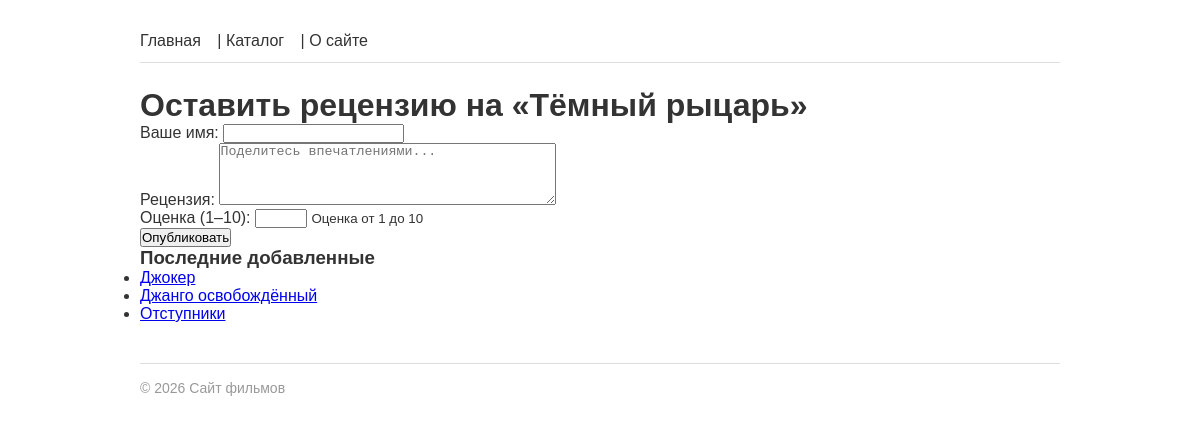
Screenshot of /films/temnyi-rytsar/review/ with the database file from the repository.
### films/models.py (models this page shows, shortened)
class Film(models.Model):
    title = models.CharField(max_length=200, verbose_name='Название')
    year = models.PositiveIntegerField(validators=[validate_film_year], verbose_name='Год выпуска')
    description = models.TextField(blank=True, verbose_name='Описание')
    rating = models.DecimalField(max_digits=3, decimal_places=1, default=0.0, verbose_name='Рейтинг')
    slug = models.SlugField(max_length=200, unique=True, blank=True)
    created_at = models.DateTimeField(auto_now_add=True, verbose_name='Дата добавления')
    director = models.ForeignKey(
        'Director', on_delete=models.SET_NULL, null=True, blank=True,
        related_name='films', verbose_name='Режиссёр'
    )
    genres = models.ManyToManyField('Genre', blank=True, related_name='films', verbose_name='Жанры')
    actors = models.ManyToManyField('Actor', blank=True, related_name='films', verbose_name='Актёры')
    objects = FilmManager()
    class Meta:
        ordering = ['-year']
        verbose_name = 'Фильм'
        verbose_name_plural = 'Фильмы'
    def get_absolute_url(self):
        return reverse('films:film_detail', kwargs={'slug': self.slug})

### films/views.py (the view)
# urls.py: path('films/<slug:slug>/review/', views.add_review, name='add_review'),
def add_review(request, slug):
    film = get_object_or_404(Film, slug=slug)
    if request.method == 'POST':
        form = ReviewForm(request.POST)
        if form.is_valid():
            review = form.save(commit=False)
            review.film = film
            review.save()
            return redirect(film.get_absolute_url())
    else:
        form = ReviewForm()
    return render(request, 'films/add_review.html', {'form': form, 'film': film})

### films/forms.py (shortened to what this page needs)
class ReviewForm(forms.ModelForm):
    class Meta:
        model = Review
        fields = ['author_name', 'text', 'rating']
        widgets = {
            'text': forms.Textarea(attrs={'rows': 4, 'placeholder': 'Поделитесь впечатлениями...'}),
            'rating': forms.NumberInput(attrs={'min': 1, 'max': 10}),
        }
        labels = {
            'author_name': 'Ваше имя',
            'text': 'Рецензия',
            'rating': 'Оценка (1–10)',
        }

### films/models.py (called while the page is built)
    def recent(self, count=5):
        return self.order_by('-created_at')[:count]

### films/templatetags/film_tags.py (called while the page is built)
@register.simple_tag
def current_year():
    return datetime.date.today().year

@register.inclusion_tag('films/includes/latest_films.html')
def latest_films(count=3):
    films = Film.objects.recent(count)
    return {'films': films}

### films/templates/films/add_review.html (shortened to what this page needs)
{% extends 'base.html' %}
{% block content %}
    <h1>Оставить рецензию на «{{ film.title }}»</h1>
    <form method="POST">
        {% for field in form %}
            <div class="form-field">
                {{ field.label_tag }}
                {{ field }}
                {% if field.help_text %}
                    <small>{{ field.help_text }}</small>
                {% endif %}
            </div>
        {% endfor %}
        <button type="submit">Опубликовать</button>
    </form>
{% endblock %}

### films/templates/films/includes/latest_films.html
{% load film_tags %}
<div class="latest-films">
    <h3>Последние добавленные</h3>
    <ul>
    {% for film in films %}
        <li><a href="{{ film.get_absolute_url }}">{{ film.title }}</a></li>
    {% empty %}
        <li>Фильмов пока нет.</li>
    {% endfor %}
    </ul>
</div>

### static/css/base.css (style rules this page uses)
* { box-sizing: border-box; margin: 0; padding: 0; }
body { font-family: Arial, sans-serif; max-width: 960px; margin: 0 auto; padding: 20px; color: #333; }

### rows the page displays
Film: title "Тёмный рыцарь"
Film: title "Джокер"
Film: title "Джанго освобождённый"
Film: title "Отступники"

### other values shown
{{ field.label_tag }} "Ваше имя:" "Рецензия:" "Оценка (1–10):"
{{ field.help_text }} "Оценка от 1 до 10"
